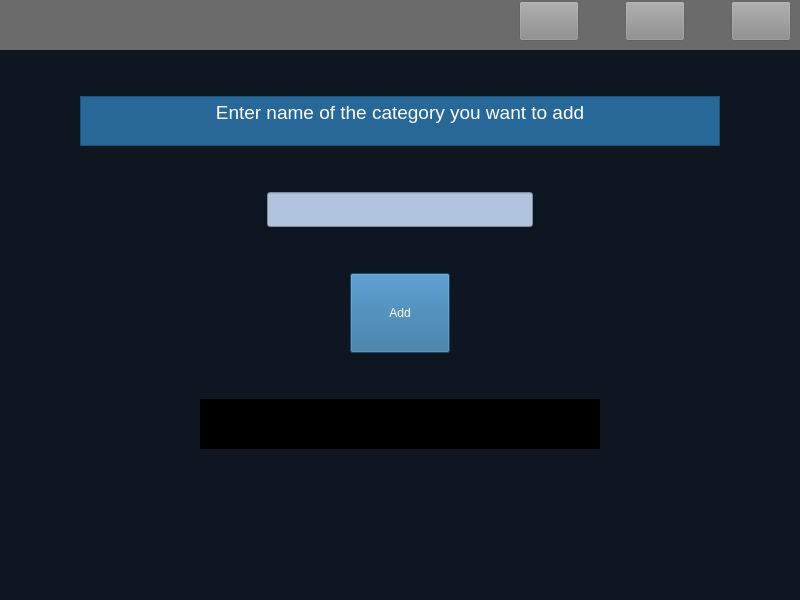
<?xml version="1.0" encoding="UTF-8"?>
<ui version="4.0">
 <class>creat_new_category</class>
 <widget class="QWidget" name="creat_new_category">
  <property name="geometry">
   <rect>
    <x>0</x>
    <y>0</y>
    <width>800</width>
    <height>600</height>
   </rect>
  </property>
  <property name="windowTitle">
   <string>Form</string>
  </property>
  <property name="styleSheet">
   <string notr="true">#creat_new_category
{
background-color : rgb(14, 22, 33)
}

#top
{
background-color : rgb(107, 107, 107)
}

#back::hover
{
	background-color: rgb(206, 206, 206);
}

#back
{
background-color : rgb(140, 140, 140) ;
border-color: rgb(0, 0, 0);
}
#close
{
background-color : rgb(140, 140, 140) ;
}

#close::hover
{
background-color : red 
}

#reload::hover
{
	background-color: rgb(206, 206, 206);
}

#reload
{
background-color : rgb(140, 140, 140) ;
border-color: rgb(0, 0, 0);
}

#textBrowser
{
	color: rgb(255, 255, 255);
	background-color: rgb(39, 104, 153);
}

#category_name
{
color: rgb(79, 59, 33);
background-color : rgb(176, 196, 222)
}

#add_category
{
	color: rgb(255, 255, 255);
	font: 10pt &quot;MS Shell Dlg 2&quot;;
    background-color: rgb(39, 104, 153) ;
}

#textBrowser_2
{
	background-color: rgb(0, 0, 0);
	color: rgb(178, 34, 34);
	font: 10pt &quot;MS Shell Dlg 2&quot;;
}</string>
  </property>
  <layout class="QVBoxLayout" name="verticalLayout">
   <property name="leftMargin">
    <number>0</number>
   </property>
   <property name="topMargin">
    <number>0</number>
   </property>
   <property name="rightMargin">
    <number>0</number>
   </property>
   <item>
    <layout class="QVBoxLayout" name="verticalLayout_2">
     <property name="topMargin">
      <number>0</number>
     </property>
     <property name="bottomMargin">
      <number>0</number>
     </property>
     <item>
      <widget class="QWidget" name="top" native="true">
       <layout class="QHBoxLayout" name="horizontalLayout">
        <property name="topMargin">
         <number>1</number>
        </property>
        <item>
         <spacer name="horizontalSpacer">
          <property name="orientation">
           <enum>Qt::Horizontal</enum>
          </property>
          <property name="sizeHint" stdset="0">
           <size>
            <width>40</width>
            <height>20</height>
           </size>
          </property>
         </spacer>
        </item>
        <item>
         <widget class="QPushButton" name="back">
          <property name="minimumSize">
           <size>
            <width>60</width>
            <height>40</height>
           </size>
          </property>
          <property name="text">
           <string/>
          </property>
          <property name="icon">
           <iconset resource="resource.qrc">
            <normaloff>:/icons/back.png</normaloff>:/icons/back.png</iconset>
          </property>
          <property name="iconSize">
           <size>
            <width>30</width>
            <height>30</height>
           </size>
          </property>
         </widget>
        </item>
        <item>
         <spacer name="horizontalSpacer_3">
          <property name="orientation">
           <enum>Qt::Horizontal</enum>
          </property>
          <property name="sizeType">
           <enum>QSizePolicy::Fixed</enum>
          </property>
          <property name="sizeHint" stdset="0">
           <size>
            <width>40</width>
            <height>20</height>
           </size>
          </property>
         </spacer>
        </item>
        <item>
         <widget class="QPushButton" name="reload">
          <property name="sizePolicy">
           <sizepolicy hsizetype="Fixed" vsizetype="Fixed">
            <horstretch>0</horstretch>
            <verstretch>0</verstretch>
           </sizepolicy>
          </property>
          <property name="minimumSize">
           <size>
            <width>60</width>
            <height>40</height>
           </size>
          </property>
          <property name="text">
           <string/>
          </property>
          <property name="icon">
           <iconset resource="resource.qrc">
            <normaloff>:/icons/reload.png</normaloff>:/icons/reload.png</iconset>
          </property>
          <property name="iconSize">
           <size>
            <width>30</width>
            <height>30</height>
           </size>
          </property>
         </widget>
        </item>
        <item>
         <spacer name="horizontalSpacer_2">
          <property name="orientation">
           <enum>Qt::Horizontal</enum>
          </property>
          <property name="sizeType">
           <enum>QSizePolicy::Fixed</enum>
          </property>
          <property name="sizeHint" stdset="0">
           <size>
            <width>40</width>
            <height>20</height>
           </size>
          </property>
         </spacer>
        </item>
        <item>
         <widget class="QPushButton" name="close">
          <property name="sizePolicy">
           <sizepolicy hsizetype="Fixed" vsizetype="Fixed">
            <horstretch>0</horstretch>
            <verstretch>0</verstretch>
           </sizepolicy>
          </property>
          <property name="minimumSize">
           <size>
            <width>60</width>
            <height>40</height>
           </size>
          </property>
          <property name="text">
           <string/>
          </property>
          <property name="icon">
           <iconset resource="resource.qrc">
            <normaloff>:/icons/close.png</normaloff>:/icons/close.png</iconset>
          </property>
          <property name="iconSize">
           <size>
            <width>30</width>
            <height>30</height>
           </size>
          </property>
         </widget>
        </item>
       </layout>
      </widget>
     </item>
     <item>
      <spacer name="verticalSpacer_2">
       <property name="orientation">
        <enum>Qt::Vertical</enum>
       </property>
       <property name="sizeType">
        <enum>QSizePolicy::Fixed</enum>
       </property>
       <property name="sizeHint" stdset="0">
        <size>
         <width>20</width>
         <height>40</height>
        </size>
       </property>
      </spacer>
     </item>
     <item>
      <layout class="QHBoxLayout" name="horizontalLayout_2">
       <property name="topMargin">
        <number>0</number>
       </property>
       <item>
        <spacer name="horizontalSpacer_4">
         <property name="orientation">
          <enum>Qt::Horizontal</enum>
         </property>
         <property name="sizeType">
          <enum>QSizePolicy::Fixed</enum>
         </property>
         <property name="sizeHint" stdset="0">
          <size>
           <width>80</width>
           <height>20</height>
          </size>
         </property>
        </spacer>
       </item>
       <item>
        <widget class="QTextBrowser" name="textBrowser">
         <property name="sizePolicy">
          <sizepolicy hsizetype="Expanding" vsizetype="Fixed">
           <horstretch>0</horstretch>
           <verstretch>0</verstretch>
          </sizepolicy>
         </property>
         <property name="maximumSize">
          <size>
           <width>16777215</width>
           <height>50</height>
          </size>
         </property>
         <property name="html">
          <string>&lt;!DOCTYPE HTML PUBLIC &quot;-//W3C//DTD HTML 4.0//EN&quot; &quot;http://www.w3.org/TR/REC-html40/strict.dtd&quot;&gt;
&lt;html&gt;&lt;head&gt;&lt;meta name=&quot;qrichtext&quot; content=&quot;1&quot; /&gt;&lt;style type=&quot;text/css&quot;&gt;
p, li { white-space: pre-wrap; }
&lt;/style&gt;&lt;/head&gt;&lt;body style=&quot; font-family:'MS Shell Dlg 2'; font-size:8.05594pt; font-weight:400; font-style:normal;&quot;&gt;
&lt;p align=&quot;center&quot; style=&quot; margin-top:0px; margin-bottom:0px; margin-left:0px; margin-right:0px; -qt-block-indent:0; text-indent:0px;&quot;&gt;&lt;span style=&quot; font-size:14pt;&quot;&gt;Enter name of the category you want to add&lt;/span&gt;&lt;/p&gt;&lt;/body&gt;&lt;/html&gt;</string>
         </property>
        </widget>
       </item>
       <item>
        <spacer name="horizontalSpacer_5">
         <property name="orientation">
          <enum>Qt::Horizontal</enum>
         </property>
         <property name="sizeType">
          <enum>QSizePolicy::Fixed</enum>
         </property>
         <property name="sizeHint" stdset="0">
          <size>
           <width>80</width>
           <height>20</height>
          </size>
         </property>
        </spacer>
       </item>
      </layout>
     </item>
     <item>
      <spacer name="verticalSpacer_3">
       <property name="orientation">
        <enum>Qt::Vertical</enum>
       </property>
       <property name="sizeType">
        <enum>QSizePolicy::Fixed</enum>
       </property>
       <property name="sizeHint" stdset="0">
        <size>
         <width>20</width>
         <height>40</height>
        </size>
       </property>
      </spacer>
     </item>
     <item>
      <layout class="QHBoxLayout" name="horizontalLayout_3">
       <property name="topMargin">
        <number>0</number>
       </property>
       <item>
        <spacer name="horizontalSpacer_6">
         <property name="orientation">
          <enum>Qt::Horizontal</enum>
         </property>
         <property name="sizeHint" stdset="0">
          <size>
           <width>40</width>
           <height>20</height>
          </size>
         </property>
        </spacer>
       </item>
       <item>
        <widget class="QLineEdit" name="category_name">
         <property name="minimumSize">
          <size>
           <width>0</width>
           <height>35</height>
          </size>
         </property>
         <property name="maximumSize">
          <size>
           <width>16777215</width>
           <height>35</height>
          </size>
         </property>
        </widget>
       </item>
       <item>
        <spacer name="horizontalSpacer_7">
         <property name="orientation">
          <enum>Qt::Horizontal</enum>
         </property>
         <property name="sizeHint" stdset="0">
          <size>
           <width>40</width>
           <height>20</height>
          </size>
         </property>
        </spacer>
       </item>
      </layout>
     </item>
     <item>
      <spacer name="verticalSpacer_4">
       <property name="orientation">
        <enum>Qt::Vertical</enum>
       </property>
       <property name="sizeType">
        <enum>QSizePolicy::Fixed</enum>
       </property>
       <property name="sizeHint" stdset="0">
        <size>
         <width>20</width>
         <height>40</height>
        </size>
       </property>
      </spacer>
     </item>
     <item>
      <layout class="QHBoxLayout" name="horizontalLayout_4">
       <property name="topMargin">
        <number>0</number>
       </property>
       <item>
        <spacer name="horizontalSpacer_8">
         <property name="orientation">
          <enum>Qt::Horizontal</enum>
         </property>
         <property name="sizeHint" stdset="0">
          <size>
           <width>40</width>
           <height>20</height>
          </size>
         </property>
        </spacer>
       </item>
       <item>
        <widget class="QPushButton" name="add_category">
         <property name="sizePolicy">
          <sizepolicy hsizetype="Fixed" vsizetype="Fixed">
           <horstretch>0</horstretch>
           <verstretch>0</verstretch>
          </sizepolicy>
         </property>
         <property name="minimumSize">
          <size>
           <width>100</width>
           <height>80</height>
          </size>
         </property>
         <property name="maximumSize">
          <size>
           <width>100</width>
           <height>100</height>
          </size>
         </property>
         <property name="text">
          <string>Add</string>
         </property>
        </widget>
       </item>
       <item>
        <spacer name="horizontalSpacer_9">
         <property name="orientation">
          <enum>Qt::Horizontal</enum>
         </property>
         <property name="sizeHint" stdset="0">
          <size>
           <width>40</width>
           <height>20</height>
          </size>
         </property>
        </spacer>
       </item>
      </layout>
     </item>
     <item>
      <spacer name="verticalSpacer_5">
       <property name="orientation">
        <enum>Qt::Vertical</enum>
       </property>
       <property name="sizeType">
        <enum>QSizePolicy::Fixed</enum>
       </property>
       <property name="sizeHint" stdset="0">
        <size>
         <width>20</width>
         <height>40</height>
        </size>
       </property>
      </spacer>
     </item>
     <item>
      <layout class="QHBoxLayout" name="horizontalLayout_5">
       <property name="topMargin">
        <number>0</number>
       </property>
       <item>
        <spacer name="horizontalSpacer_10">
         <property name="orientation">
          <enum>Qt::Horizontal</enum>
         </property>
         <property name="sizeHint" stdset="0">
          <size>
           <width>40</width>
           <height>20</height>
          </size>
         </property>
        </spacer>
       </item>
       <item>
        <widget class="QTextBrowser" name="textBrowser_2">
         <property name="sizePolicy">
          <sizepolicy hsizetype="Fixed" vsizetype="Fixed">
           <horstretch>0</horstretch>
           <verstretch>0</verstretch>
          </sizepolicy>
         </property>
         <property name="minimumSize">
          <size>
           <width>400</width>
           <height>0</height>
          </size>
         </property>
         <property name="maximumSize">
          <size>
           <width>402</width>
           <height>50</height>
          </size>
         </property>
         <property name="html">
          <string>&lt;!DOCTYPE HTML PUBLIC &quot;-//W3C//DTD HTML 4.0//EN&quot; &quot;http://www.w3.org/TR/REC-html40/strict.dtd&quot;&gt;
&lt;html&gt;&lt;head&gt;&lt;meta name=&quot;qrichtext&quot; content=&quot;1&quot; /&gt;&lt;style type=&quot;text/css&quot;&gt;
p, li { white-space: pre-wrap; }
&lt;/style&gt;&lt;/head&gt;&lt;body style=&quot; font-family:'MS Shell Dlg 2'; font-size:10pt; font-weight:400; font-style:normal;&quot;&gt;
&lt;p align=&quot;center&quot; style=&quot;-qt-paragraph-type:empty; margin-top:0px; margin-bottom:0px; margin-left:0px; margin-right:0px; -qt-block-indent:0; text-indent:0px; font-size:8.05594pt;&quot;&gt;&lt;br /&gt;&lt;/p&gt;&lt;/body&gt;&lt;/html&gt;</string>
         </property>
        </widget>
       </item>
       <item>
        <spacer name="horizontalSpacer_11">
         <property name="orientation">
          <enum>Qt::Horizontal</enum>
         </property>
         <property name="sizeHint" stdset="0">
          <size>
           <width>40</width>
           <height>20</height>
          </size>
         </property>
        </spacer>
       </item>
      </layout>
     </item>
     <item>
      <spacer name="verticalSpacer">
       <property name="orientation">
        <enum>Qt::Vertical</enum>
       </property>
       <property name="sizeHint" stdset="0">
        <size>
         <width>20</width>
         <height>40</height>
        </size>
       </property>
      </spacer>
     </item>
    </layout>
   </item>
  </layout>
 </widget>
 <resources>
  <include location="resource.qrc"/>
 </resources>
 <connections/>
</ui>
